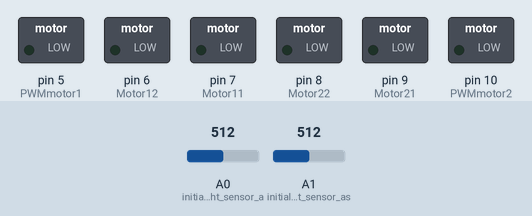
Simulated run of this sketch. Board: Arduino Uno, built with avr-gcc and run on an emulated ATmega328P. Parts: switched loads named in the sketch (green lamp = pin HIGH). The test bench sets the inputs (shaded band); at power-on: A0 (initialize_Right_sensor_a) = 512, A1 (initialize_Left_sensor_as) = 512.

Above: at 10.8 s.
10.9 s: A0 (initialize_Right_sensor_a) set to 39
21.2 s: A0 (initialize_Right_sensor_a) set to 32
At 30.7 s:
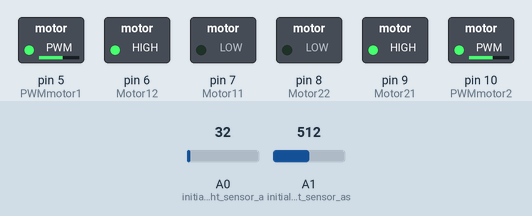
31.5 s: A1 (initialize_Left_sensor_as) set to 39
41.5 s: A1 (initialize_Left_sensor_as) set to 31
At 41.8 s:
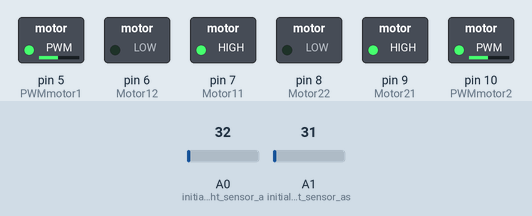
51.5 s: A0 (initialize_Right_sensor_a) set to 122
At 51.8 s:
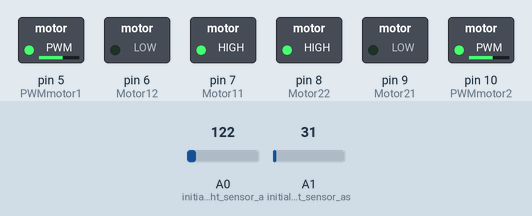
61.5 s: A1 (initialize_Left_sensor_as) set to 122
At 61.8 s:
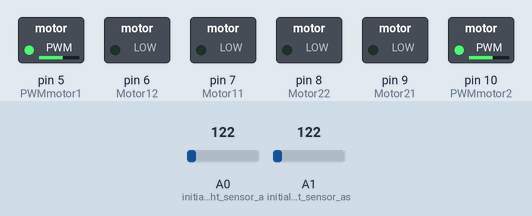
Timing chart, 0 to 64.5 s (numbered marks = the images above; inputs shaded):
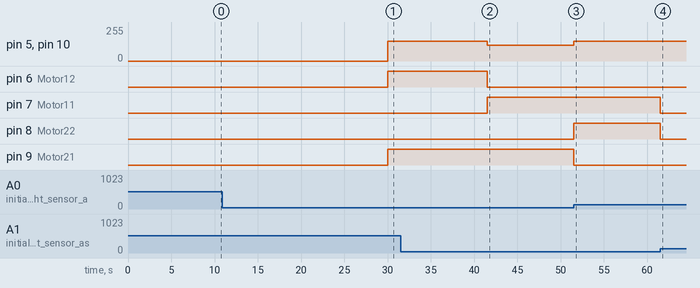

The sketch:

linefollowingrobot.ino
```cpp
#define Motor11 7
#define Motor12 6

#define Motor21 9
#define Motor22 8

#define PWMmotor1 5
#define PWMmotor2 10

int valuePWM1 = 120;                                          // speed motor 1
int valuePWM2 = 150;                                          // speed motor 2

void setup() {

  pinMode(Motor11, OUTPUT);
  pinMode(Motor12, OUTPUT);

  pinMode(Motor21, OUTPUT);
  pinMode(Motor22, OUTPUT);

  pinMode(PWMmotor1, OUTPUT);
  pinMode(PWMmotor2, OUTPUT);

  pinMode(A0, INPUT); // initialize Right sensor as an inut
  pinMode(A1, INPUT); // initialize Left sensor as as input

}

void loop() {

  int LEFT_SENSOR = analogRead(A0);
  int RIGHT_SENSOR = analogRead(A1);

  if (RIGHT_SENSOR < 36 && LEFT_SENSOR < 36) // FORWARD
{

  digitalWrite(Motor11, HIGH);
  digitalWrite(Motor12, LOW);
  digitalWrite(Motor21, HIGH);
  digitalWrite(Motor22, LOW);
  analogWrite(PWMmotor1, valuePWM1);
  analogWrite(PWMmotor2, valuePWM1);

}

else if (RIGHT_SENSOR > 36 && LEFT_SENSOR < 36) // LEFT
{

  digitalWrite(Motor11, LOW);
  digitalWrite(Motor12, HIGH);
  digitalWrite(Motor21, HIGH);
  digitalWrite(Motor22, LOW);
  analogWrite(PWMmotor1, valuePWM2);
  analogWrite(PWMmotor2, valuePWM2);

}

else if (RIGHT_SENSOR < 36 && LEFT_SENSOR > 35) // RIGHT

{

  digitalWrite(Motor11, HIGH);
  digitalWrite(Motor12, LOW);
  digitalWrite(Motor21, LOW);
  digitalWrite(Motor22, HIGH);
  analogWrite(PWMmotor1, valuePWM2);
  analogWrite(PWMmotor2, valuePWM2);

}

else if (RIGHT_SENSOR > 35 && LEFT_SENSOR > 35) // BACK
{

digitalWrite(Motor11, LOW);
digitalWrite(Motor12, LOW); // Set motor 1 to stop
digitalWrite(Motor21, LOW); // Set motor 2 to stop
digitalWrite(Motor22, LOW); // Set motor 2 to stop (redundant)

delay(10000); // Wait for 10 seconds

Serial.println("stop"); // Print message to serial monitor
}
}
```

Measured:
- the behaviour switches between 36 and 35 on A0 (initialize_Right_sensor_a) (found by bisection; images 0 and 1)
- the behaviour switches between 36 and 35 on A1 (initialize_Left_sensor_as) (found by bisection; images 1 and 2)
- after the input at 10.9 s, every drawn part: stays the same
- after the input at 21.2 s, pin 5 (PWMmotor1), pin 10 (PWMmotor2): 0/255 → 150/255 after 8.8 s; pin 6 (Motor12), pin 9 (Motor21): LOW → HIGH after 8.8 s
- after the input at 31.5 s, every drawn part: stays the same
- after the input at 41.5 s, pin 5 (PWMmotor1), pin 10 (PWMmotor2): 150/255 → 120/255 at once; pin 6 (Motor12): HIGH → LOW at once; pin 7 (Motor11): LOW → HIGH at once
- after the input at 51.5 s, pin 5 (PWMmotor1), pin 10 (PWMmotor2): 120/255 → 150/255 at once; pin 8 (Motor22): LOW → HIGH at once; pin 9 (Motor21): HIGH → LOW at once
- after the input at 61.5 s, pin 7 (Motor11), pin 8 (Motor22): HIGH → LOW at once
